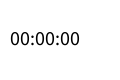
Frame 1 (no input)
Frame 60 (the mouse pressed at the canvas centre just before this capture): identical to frame 1, image omitted
Frame 120 (the mouse held since frame 60 and released just before this capture): identical to frame 1, image omitted

The Processing sketch that drew this single still picture (run headless with seeded random() and noise(); from frame 60 on, the mouse is pressed at the canvas centre):

// Processing sketch: Vopdr12_4
// ── Vopdr12_4.pde
int MilliSec;
int Sec;
int Min;
boolean Started = false;

void setup(){
  size(120,80);
  background(255,255,255);
}

void draw(){
  if(Started){
    MilliSec++;
  }
  
  if(MilliSec == 60){
    MilliSec = 0;
    Sec++;
  }
  if(Sec == 60){
    Sec = 0;
    Min++;
  }
  background(255,255,255);
  fill(0,0,0);
  textSize(20);
  text(nf(Min,2) + ":"+ nf(Sec,2) +":"+ nf(MilliSec,2),10,45);
  
  println(keyCode);
}

void keyPressed(){
  if(keyCode == 32 && !Started){
    Started = true;
  }else if(keyCode == 32 && Started){
    Started = false;
  }

  //reset stopwatch
  if(key == 'r'){
    MilliSec = 0;
    Sec = 0;
    Min = 0;
  }
}
